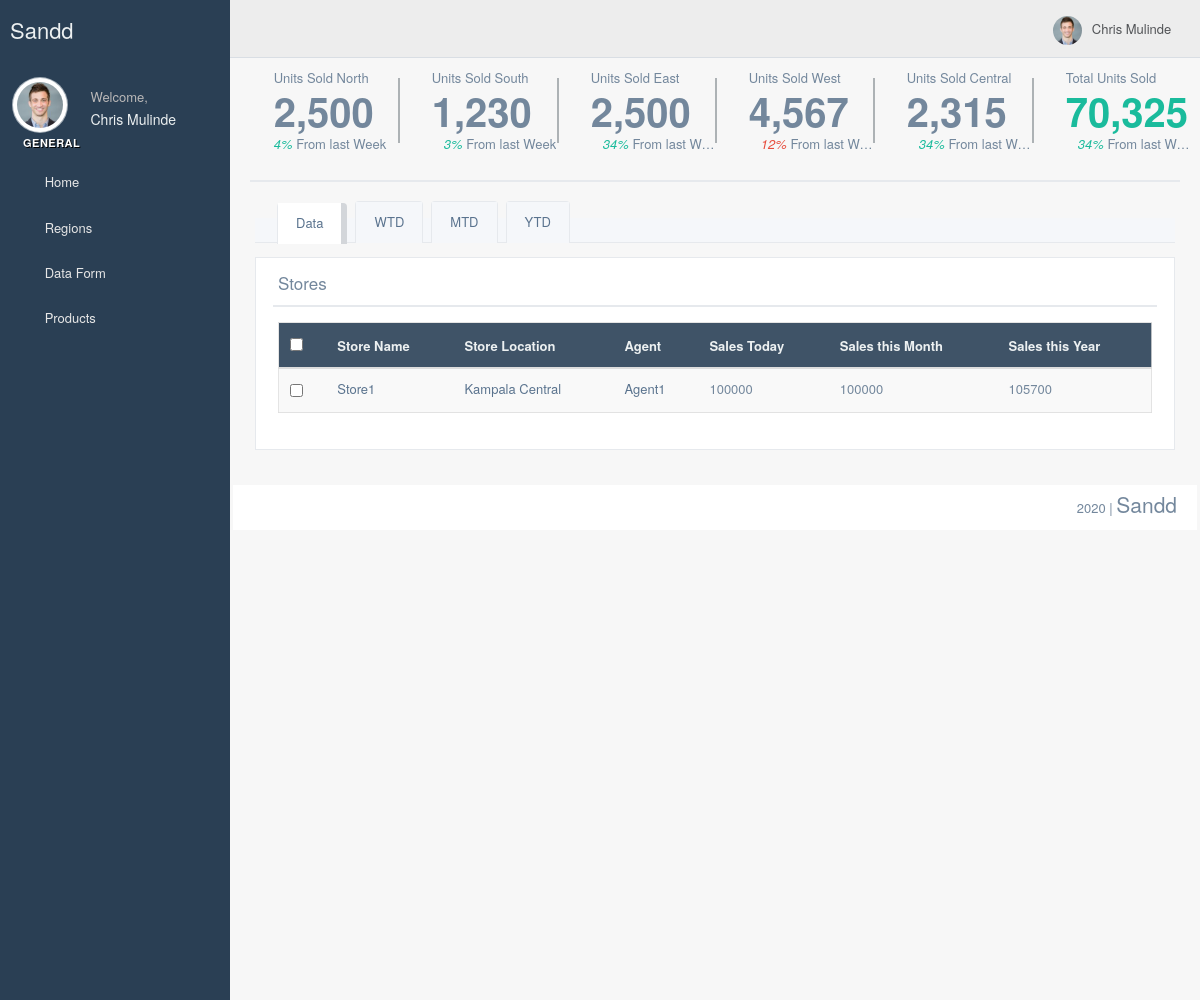
The page / on the database its author committed.
### adm/models.py (models this page shows, shortened)
class Store(models.Model):
    store_name = models.CharField(max_length=250)
    store_location = models.ForeignKey('Location', on_delete= models.CASCADE)
    agent = models.ForeignKey('Agent', on_delete= models.CASCADE)

class Location(models.Model):
    name = models.CharField(max_length=50)
    region = models.ForeignKey('Region', on_delete= models.CASCADE)
    def __str__(self):
        return self.name

class Agent(models.Model):
    username = models.CharField(max_length=50, unique=True)
    fist_name = models.CharField(max_length=50, default="First Name")
    last_name = models.CharField(max_length=50, default="Last Name")
    def __str__(self):
        return self.username

### adm/views.py (the view)
# urls.py: url(r'^$', index, name='index'),
def index(request):
    return store_totals(request)

### adm/models.py (called while the page is built)
    def __str__(self):
        return self.name

    def year_count(self, keyword):
        return Stock.objects.filter(store__store_name=keyword).filter(stock_time__year=datetime.datetime.today().date().year).aggregate(Sum('stock_count'))

    def month_count(self, keyword):
        return Stock.objects.filter(store__store_name=keyword).filter(stock_time__month=datetime.datetime.today().date().month).aggregate(Sum('stock_count'))

    def day_count(self, keyword):
        return Stock.objects.filter(store__store_name=keyword).filter(stock_time__day=datetime.datetime.today().date().day).aggregate(Sum('stock_count'))

### adm/templatetags/my_tags.py (called while the page is built)
@register.simple_tag
def year_total(keyword):
	return list(Stock.objects.year_count(keyword).values())[0]

@register.simple_tag
def month_total(keyword):
	return list(Stock.objects.month_count(keyword).values())[0]

@register.simple_tag
def day_total(keyword):
	return list(Stock.objects.day_count(keyword).values())[0]

@register.simple_tag
def get_products(keyword=None):
    return Product.objects.all()

@register.simple_tag
def get_all_regions(keyword=None):
    return Location.objects.all()

@register.simple_tag
def get_store_region(keyword=None):
	loc_object = Location.objects.get(name=keyword)
	return loc_object.region

### adm/views.py (called while the page is built)
def store_totals(request, location=None):
    if location is None:
        stores = Store.objects.all()
    else:
        stores = Store.objects.filter(store_location__region__name=location)
    context = {
            'stores':stores,
    }
    return render(request, 'store_totals.html', context)

### adm/templates/store_totals.html (shortened to what this page needs)
{% extends "base.html" %}
{% load static %}
{% load my_tags %}
{% block content %}
{% include "tile_count.html" %}
<div class="row">
    <div class="col-md-12 col-sm-12 col-xs-12">
        <div class="x_title">
        </div>
        <div class="x_content">
            <div class="" role="tabpanel" data-example-id="togglable-tabs">
                <ul id="myTab" class="nav nav-tabs bar_tabs" role="tablist">
                    <li role="presentation" class="active"><a href="#tab_content1" id="home-tab" role="tab" data-toggle="tab" aria-expanded="true">Data</a>
                    </li>
                    <li role="presentation" class=""><a href="#tab_content2" role="tab" id="profile-tab" data-toggle="tab"  aria-expanded="false">WTD</a>
                    </li>
                    <li role="presentation" class=""><a href="#tab_content3" role="tab" id="profile-tab2" data-toggle="tab" aria-expanded="false">MTD</a>
                    </li>
                    <li role="presentation" class=""><a href="#tab_content3" role="tab" id="profile-tab2" data-toggle="tab" aria-expanded="false">YTD</a>
                    </li>
                </ul>
                <div id="myTabContent" class="tab-content">
                    <div role="tabpanel" class="tab-pane fade active in" id="tab_content1" aria-labelledby="home-tab">
                        <div class="x_panel">
                                    <div class="x_title">
                                        <h2>Stores <small>{{region}}</small></h2>
                                        <div class="clearfix"></div>
                                    </div>
                                    <div class="x_content">
                                        <table id="example" class="table table-striped responsive-utilities jambo_table">
                                            <thead>
                                                <tr class="headings">
                                                    <th>
                                                        <input type="checkbox" class="tableflat">
                                                    </th>
                                                    <th>Store Name </th>
                                                    <th>Store Location </th>
                                                    <th>Agent </th>
                                                    <th>Sales Today </th>
                                                    <th>Sales this Month </th>
                                                    <th class=" no-link last"><span class="nobr">Sales this Year</span>
                                                    </th>
                                                </tr>
                                            </thead>
                                            <tbody>
                                                {% for store in stores %}
                                                    <tr class="even pointer">
                                                        <td class="a-center ">
                                                            <input type="checkbox" class="tableflat">
                                                        </td>
                                                        <td class=" "><a href="/{% get_store_region store.store_location %}/{{store.id}}/">{{ store.store_name }}</a></td>
                                                        <td class=" "><a href="/{{ store.store_location }}/">{{ store.store_location }}</a></td>
                                                        <td class=" "><a href="/{{store.agent|lower}}/">{{ store.agent }}</a></td>
                                                        <td class=" ">{% day_total store.store_name %}</td>
                                                        <td class="a-right a-right ">{% month_total store.store_name %}</td>
                                                        <td class=" last">{% year_total store.store_name %}</td>
                                                    </tr>
                                                {% endfor %}
                                            </tbody>
                                        </table>
                                    </div>
                        </div>
                    </div>
                </div>
            </div>
        </div>
        </div>
</div>
<br />
{% endblock %}

### rows shown on the page
Store: store_name "Store1", store_location "Kampala Central", agent "Agent1", store_name "100000", store_name "105700"
